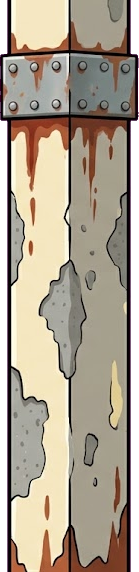
#> input picture tools/pillars/cherno.webp, 139 x 572 px, given in place of farm_props_c.png, which was not available
$ python cut_obstacles.py pillars/cherno.webp
#> lines starting #> are read from the running program, lines starting #| are printed output that depends on the picture; after the words box and inside, x2 and y2 are one past the last pixel; in counts of white or black regions, pixels touching at a corner belong together; pictures that were not available may be replaced by others from this repository, and a replacement may not be noted
### tools/imglib.py
import numpy as np, json, os, sys
from PIL import Image

GEN = "gen"
OUT = r"C:\Users\it\Desktop\jj-landscape"
ANIM = os.path.join(OUT, "anim")

def key_green(im, tol=52):
    """Alpha-key a flat green screen. Returns RGBA float-safe uint8 array."""
#> called with tol = 52
    a = np.asarray(im.convert("RGB")).astype(np.int16)
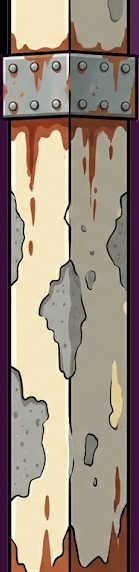
#> a: shape (572, 139, 3) int16; mean R, G, B 155.1, 139.9, 126.6
    r, g, b = a[..., 0], a[..., 1], a[..., 2]
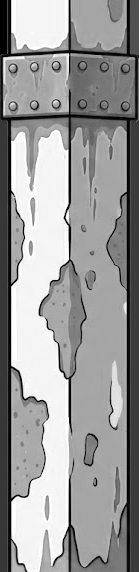
#> r: shape (572, 139) int16; min 0, max 255, mean 155.1
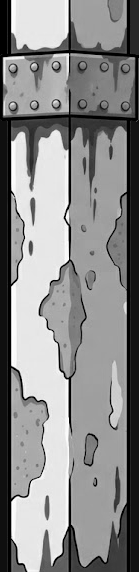
#> g: shape (572, 139) int16; min 0, max 255, mean 139.9
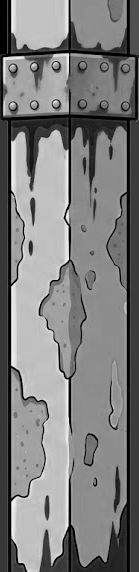
#> b: shape (572, 139) int16; min 0, max 246, mean 126.6
    # generous: green channel clearly dominant over both others
    green = (g - np.maximum(r, b)) > tol
#> green: shape (572, 139) bool; every value is 0
    rgba = np.dstack([a.astype(np.uint8), np.where(green, 0, 255).astype(np.uint8)])
    return rgba

def despill(rgba):
    """Pull the green fringe out of the surviving edge pixels."""
    a = rgba.astype(np.int16)
#> a: shape (572, 139, 4) int16
    r, g, b = a[..., 0], a[..., 1], a[..., 2]
    lim = np.maximum(r, b)
    over = (g > lim) & (rgba[..., 3] > 0)
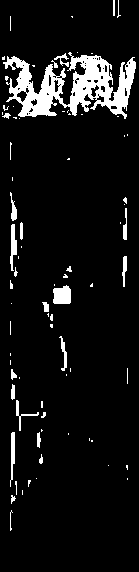
#> over: shape (572, 139) bool; 7.8% white; 79 white regions (53 under 20 px), largest, box (x1, y1, x2, y2) and area: (3, 52, 136, 119) 4154, (53, 285, 71, 304) 291, (10, 224, 17, 271) 194
    a[..., 1] = np.where(over, lim, g)
#> a: shape (572, 139, 4) int16; mean R, G, B, A 155.1, 139.7, 126.6, 255
    return a.astype(np.uint8)

# [13 lines left out: function col_split, not called in this run]

def bbox(alpha):
    ys, xs = np.nonzero(alpha)
    if not len(ys): return None
    return xs.min(), ys.min(), xs.max() + 1, ys.max() + 1

# [5 lines left out: function cap_area, not called in this run]

from collections import deque

def label(mask):
    """4-connected components. Returns (labels, count) with 0 = background."""
    h, w = mask.shape
#> h = 572; w = 139
    lab = np.zeros((h, w), np.int32)
    n = 0
    for sy in range(h):
        row = mask[sy]
        for sx in range(w):
            if not row[sx] or lab[sy, sx]: continue
            n += 1
            q = deque([(sy, sx)]); lab[sy, sx] = n
            while q:
                y, x = q.popleft()
                for dy, dx in ((1,0),(-1,0),(0,1),(0,-1)):
                    ny, nx = y+dy, x+dx
                    if 0 <= ny < h and 0 <= nx < w and mask[ny, nx] and not lab[ny, nx]:
                        lab[ny, nx] = n; q.append((ny, nx))
#> lab: shape (572, 139) int32; every value is 1
#> after the loop, n = 1
    return lab, n

# [58 lines left out: functions flood_split, erode, fat_radius, key_sky, not called in this run]

### tools/paths.py
# -*- coding: utf-8 -*-
"""Where the raw generations live, now that they no longer live here.

   The game folder holds what SHIPS plus the scripts that rebuild it. The
   sheets those scripts read -- every Gemini render, the reference art, the
   30-second music masters -- are 145MB of source that the game never loads,
   so they sit with the tool that made them instead:

       Gemini Studio / dgh /  sheets  ref  audio  concept  frames  anim_src

   which is also the DGH section in the Studio dashboard, so a sheet can be
   looked at, re-cut or re-generated from the same place.

   Every cut_*.py reads from SHEETS, every gen_*.py writes into it, and the
   art they produce still lands in art/ and anim/ next to the game. Override
   with DGH_ARCHIVE if the studio ever moves."""
import os

ROOT = os.path.dirname(os.path.dirname(os.path.abspath(__file__)))   # the game

ARCHIVE = os.environ.get('DGH_ARCHIVE') or os.path.join(
    os.path.dirname(ROOT), 'Gemini Prompt Sender', 'dashboard', 'dgh')

SHEETS  = os.path.join(ARCHIVE, 'sheets')      # v2 / v3 / v4, the raw renders
REF     = os.path.join(ARCHIVE, 'ref')         # key art + attachment references
AUDIOSRC= os.path.join(ARCHIVE, 'audio')       # the 192k music masters

def sheets(*parts):
    return os.path.join(SHEETS, *parts)

# [8 lines left out: function need, not called in this run]

### tools/cut_obstacles.py
# -*- coding: utf-8 -*-
"""Cut the Farm Scene obstacle sheets into art/farm/*.webp.

    sheets/v2/farm_props_c.png -> fence gate haywagon cart tractorwheel engine
    sheets/v2/farm_props_d.png -> corn1 corn3 cornrow mud
    sheets/v2/farm_elec_a.png  -> e_post e_posttall e_gateframe e_mill
                                  e_rotor e_bar e_battery e_sign

Same pipeline as cut_farm.py -- key the flat green, split by connected
component, trim each to what it owns -- with two differences:

* it keeps the N LARGEST blobs rather than everything over a pixel floor, so a
  stray grass tuft at the foot of a fence cannot shift the whole naming by one;
* `--contact` writes a numbered contact sheet. The row order a sheet comes back
  in is not the order it was asked for, so look at that before trusting names.

The windmill came back with its rotor already on the tower, and the rotor has
to turn on its own. `strip_grey` drops the metal out of the tower blob, which
leaves the timber -- cheaper and cleaner than masking by hand.
"""
import os, sys
sys.path.insert(0, os.path.dirname(os.path.abspath(__file__)))
from paths import SHEETS, REF, AUDIOSRC, ROOT as GAME, sheets, need
import os, sys
import numpy as np
from PIL import Image, ImageDraw

sys.path.insert(0, os.path.dirname(os.path.abspath(__file__)))
from imglib import key_green, despill, bbox, label

ROOT = os.path.dirname(os.path.dirname(os.path.abspath(__file__)))
SH   = sheets("v2")
ART  = os.path.join(ROOT, "art", "farm")

SHEETS = [
    ("farm_props_c.png", ["fence", "gate", "haywagon",
                          "cart", "tractorwheel", "engine"]),
    ("farm_props_d.png", ["corn1", "corn3", "cornrow", "mud"]),
    ("farm_elec_a.png",  ["e_post", "e_posttall", "e_gateframe", "e_mill",
                          "e_rotor", "e_bar", "e_battery", "e_sign"]),
]


def parts(path, want, tol=52):
    """The `want` biggest objects on the green, back in reading order."""
    rgba = despill(key_green(Image.open(path), tol))
    lab, n = label(rgba[..., 3] > 0)
#> n = 1
    cand = []
    for i in range(1, n + 1):
        m = lab == i
        px = int(m.sum())
        if px < 1200:
            continue
        bb = bbox(m)
        cand.append((px, i, m, bb))
#> this loop made 1 pass
#> (px, bb) on pass 1: (79508, (0, 0, 139, 572))
#> after the loop, cand = 1 item
    cand.sort(key=lambda c: -c[0])
    cand = cand[:want]
    out = []
    for px, i, m, bb in cand:
        sub = rgba[bb[1]:bb[3], bb[0]:bb[2]].copy()
        sub[..., 3] = np.where(m[bb[1]:bb[3], bb[0]:bb[2]], sub[..., 3], 0)
        out.append({"img": sub, "x": bb[0], "y": bb[1],
                    "w": bb[2] - bb[0], "h": bb[3] - bb[1]})
#> this loop made 1 pass
#> (px, i, bb) on pass 1: (79508, 1, (0, 0, 139, 572))
#> after the loop, out = 1 item
    # reading order: group into rows by centre-y, then left to right
    out.sort(key=lambda p: p["y"] + p["h"] / 2.0)
    rows = []
    for p in out:
        cy = p["y"] + p["h"] / 2.0
        for r in rows:
            if abs(cy - r["cy"]) < max(p["h"], r["h"]) * 0.6:
                r["items"].append(p)
                r["cy"] = np.mean([q["y"] + q["h"] / 2.0 for q in r["items"]])
                r["h"] = max(r["h"], p["h"])
                break
        else:
            rows.append({"cy": cy, "h": p["h"], "items": [p]})
#> this loop made 1 pass
#> cy on pass 1: 286
#> after the loop, rows = 1 item
    ordered = []
    for r in sorted(rows, key=lambda r: r["cy"]):
        ordered += sorted(r["items"], key=lambda p: p["x"])
#> this loop made 1 pass
    return ordered


# [46 lines left out: functions strip_grey, crop_tower, contact, not called in this run]


if __name__ == "__main__":
    os.makedirs(ART, exist_ok=True)
    for f, names in SHEETS:
        ps = parts(os.path.join(SH, f), len(names))
        if len(ps) != len(names):
            print("  %-18s WRONG COUNT: %d pieces for %d names"
                  % (f, len(ps), len(names)))
#|   farm_props_c.png   WRONG COUNT: 1 pieces for 6 names
        for p, nm in zip(ps, names):
            img = p["img"]
            if nm == "e_mill":
                img = crop_tower(strip_grey(img))
            Image.fromarray(img, "RGBA").save(
                os.path.join(ART, nm + ".webp"), "WEBP", quality=88, method=6)
            print("  %-14s %dx%d" % (nm, img.shape[1], img.shape[0]))
#> this loop made 1 pass
#> nm on pass 1: 'fence'
#|   fence          139x572
        if "--contact" in sys.argv:
            print("  ->", contact(os.path.join(ROOT, "_cut_" +
                  f.split(".")[0] + ".png"), ps, names))
#> pass 2 of the loop `for f, names in SHEETS:`:
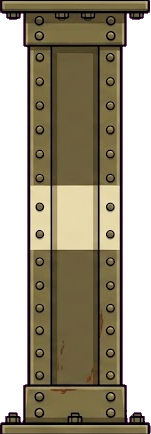
#> input picture tools/pillars/cia.webp, 151 x 434 px, given in place of farm_props_d.png, which was not available
#> r: shape (434, 151) int16
#> g: shape (434, 151) int16
#> in key_green (call 2), `r, g, b = a[..., 0], a[..., 1], a[..., 2]`:
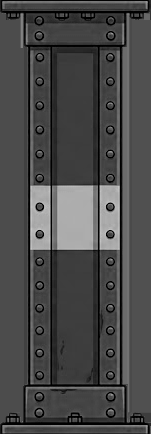
#> b: shape (434, 151) int16; min 0, max 202, mean 74.3
#> green: shape (434, 151) bool; every value is 0
#> rgba: shape (434, 151, 4)
#> lim: shape (434, 151) int16
#> in despill (call 2), `over = (g > lim) & (rgba[..., 3] > 0)`:
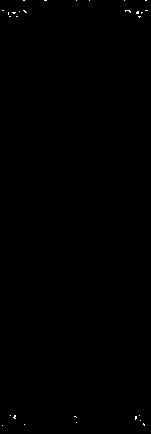
#> over: shape (434, 151) bool; 0.13% white in thin lines or dots
#> the loop in parts (call 2), `for i in range(1, n + 1):` made 1 pass
#> (px, bb) on pass 1: (65534, (0, 0, 151, 434))
#> the loop in parts (call 2), `for px, i, m, bb in cand:` made 1 pass
#> (px, i, bb) on pass 1: (65534, 1, (0, 0, 151, 434))
#> the loop in parts (call 2), `for p in out:` made 1 pass
#> cy on pass 1: 217
#> the loop in parts (call 2), `for r in sorted(rows, key=lambda r: r["cy"]):` made 1 pass
#|   farm_props_d.png   WRONG COUNT: 1 pieces for 4 names
#> the loop `for p, nm in zip(ps, names):` made 1 pass
#> (printed output is left out)
